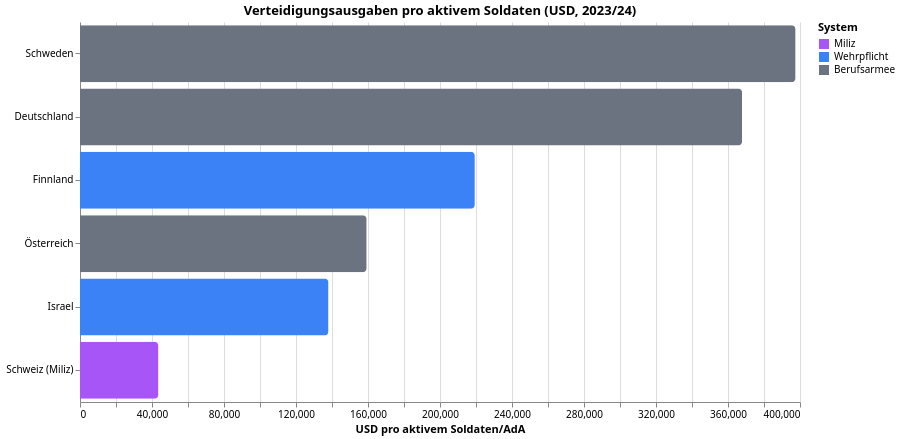

Describe this chart as a Vega-Lite specification.
### Vega-Lite specification from a JSON file in a GitHub repository (floating-point values rounded to 4 significant figures)
{"$schema": "https://vega.github.io/schema/vega-lite/v5.json", "config": {"font": "Switzer, system-ui, sans-serif", "view": {"stroke": "transparent"}}, "data": {"values": [{"Aktive": 140000, "Budget Mrd. USD": 6.1, "Land": "Schweiz (Miliz)", "Pro Soldat USD": 43571, "System": "Miliz"}, {"Aktive": 27000, "Budget Mrd. USD": 4.3, "Land": "Österreich", "Pro Soldat USD": 159259, "System": "Berufsarmee"}, {"Aktive": 24400, "Budget Mrd. USD": 9.7, "Land": "Schweden", "Pro Soldat USD": 397541, "System": "Berufsarmee"}, {"Aktive": 31000, "Budget Mrd. USD": 6.8, "Land": "Finnland", "Pro Soldat USD": 219355, "System": "Wehrpflicht"}, {"Aktive": 181600, "Budget Mrd. USD": 66.8, "Land": "Deutschland", "Pro Soldat USD": 367841, "System": "Berufsarmee"}, {"Aktive": 169500, "Budget Mrd. USD": 23.4, "Land": "Israel", "Pro Soldat USD": 138053, "System": "Wehrpflicht"}]}, "encoding": {"color": {"field": "System", "scale": {"domain": ["Miliz", "Wehrpflicht", "Berufsarmee"], "range": ["#a855f7", "#3b82f6", "#6b7280"]}, "type": "nominal"}, "x": {"field": "Pro Soldat USD", "title": "USD pro aktivem Soldaten/AdA", "type": "quantitative"}, "y": {"field": "Land", "sort": "-x", "title": null, "type": "nominal"}}, "height": 380, "mark": {"cornerRadiusEnd": 4, "type": "bar"}, "title": "Verteidigungsausgaben pro aktivem Soldaten (USD, 2023/24)", "width": 720}
